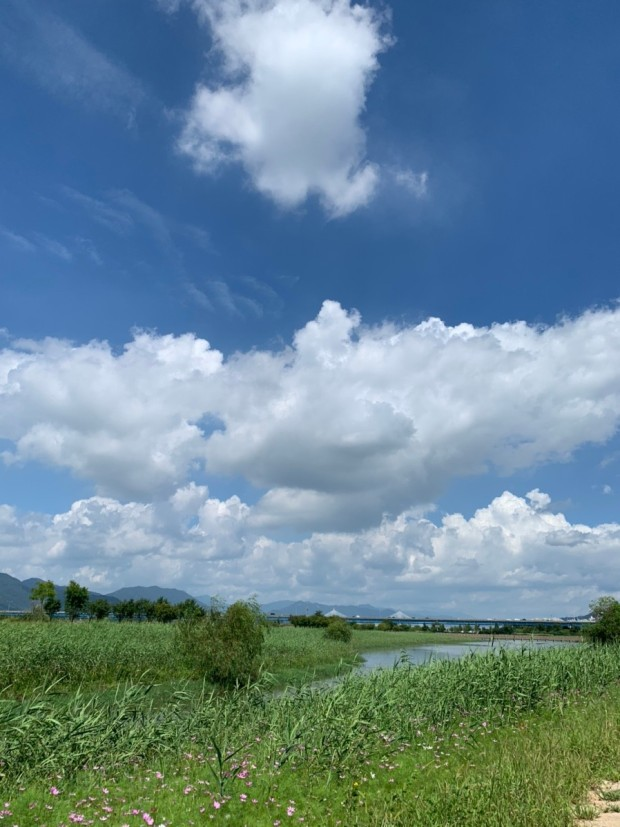
#> input picture studeyarray/images/flip_text.jpg, 620 x 827 px
$ python rgbpractice.py
#> lines starting #> are read from the running program, lines starting #| are printed output that depends on the picture
import numpy as np, cv2

logo = cv2.imread("images/flip_text.jpg", cv2.IMREAD_COLOR)
#> logo is the input picture: shape (827, 620, 3); mean B, G, R 149, 135.4, 105.3
if logo is None: raise Exception("영상 파일 읽기 오류")
blue, green,red = cv2.split(logo)
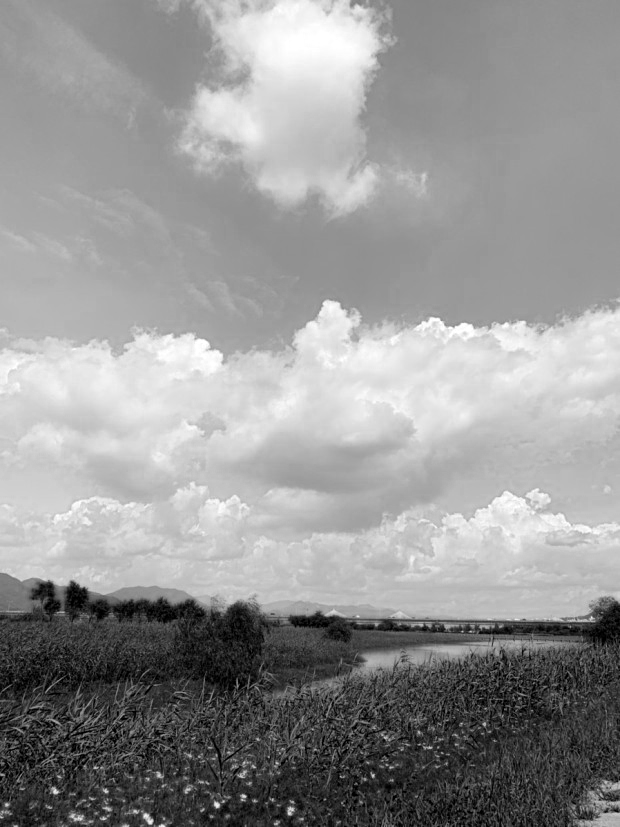
#> blue: shape (827, 620); min 0, max 255, mean 149
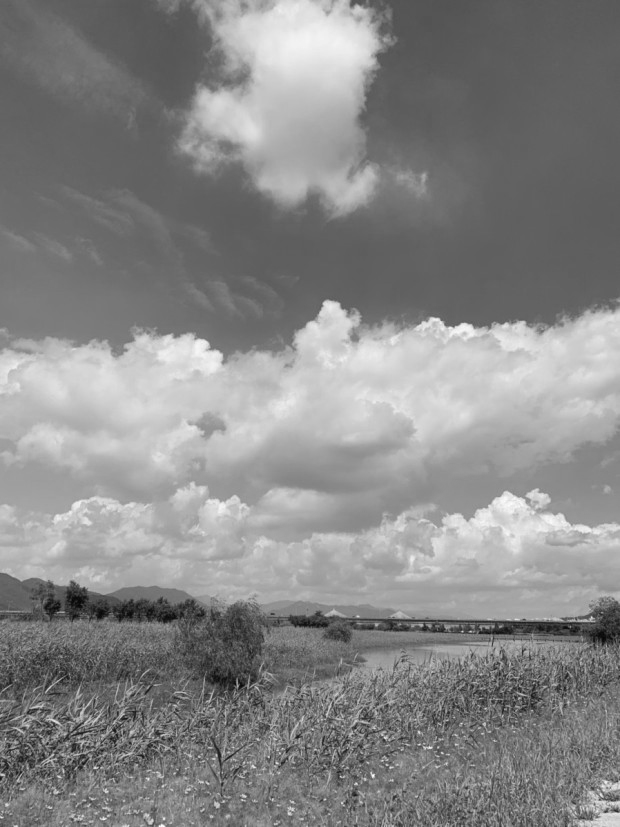
#> green: shape (827, 620); min 4, max 255, mean 135.4
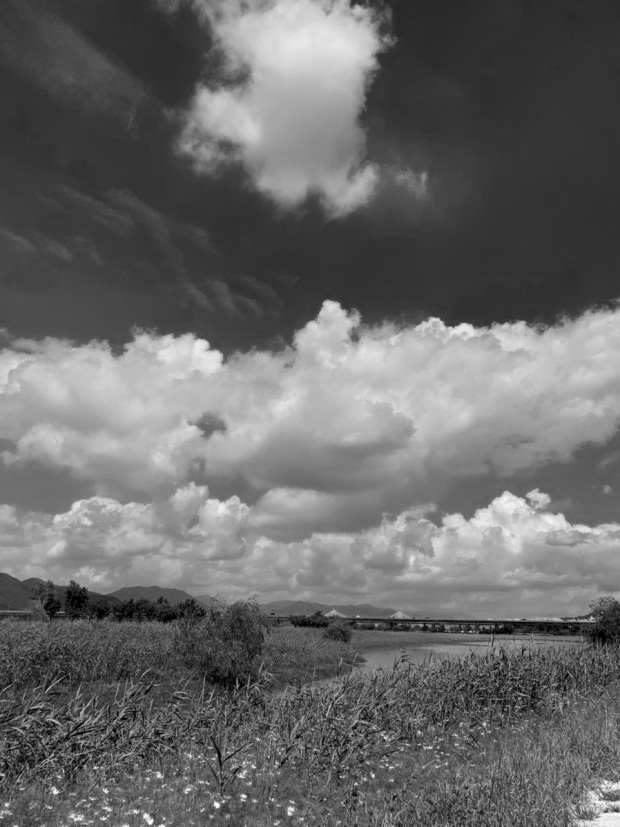
#> red: shape (827, 620); min 0, max 255, mean 105.3
zero = np.zeros(logo.shape[:2], np.uint8)

blue_img = cv2.merge([blue, zero, zero])
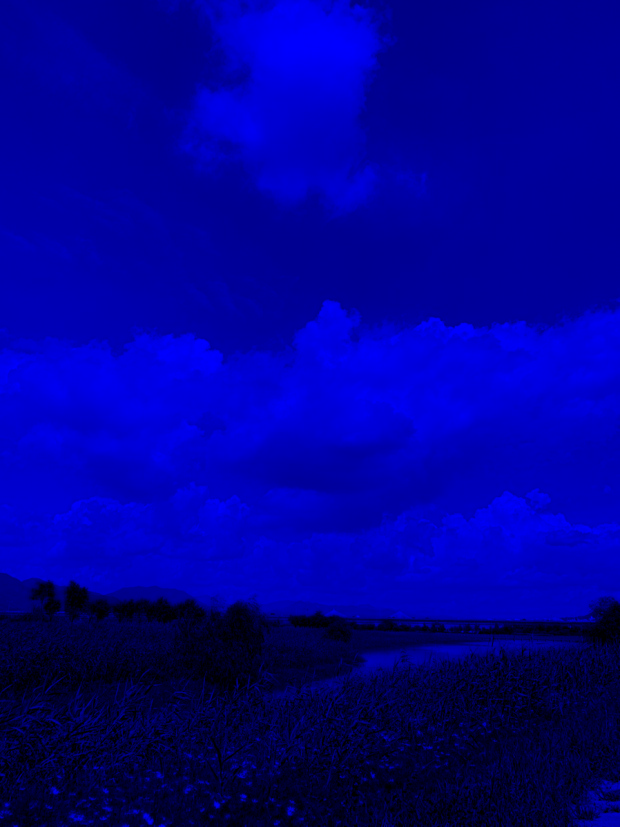
#> blue_img: shape (827, 620, 3); mean of channels 0, 1, 2 149, 0, 0; drawn as B, G, R
green_img = cv2.merge([zero, green, zero])
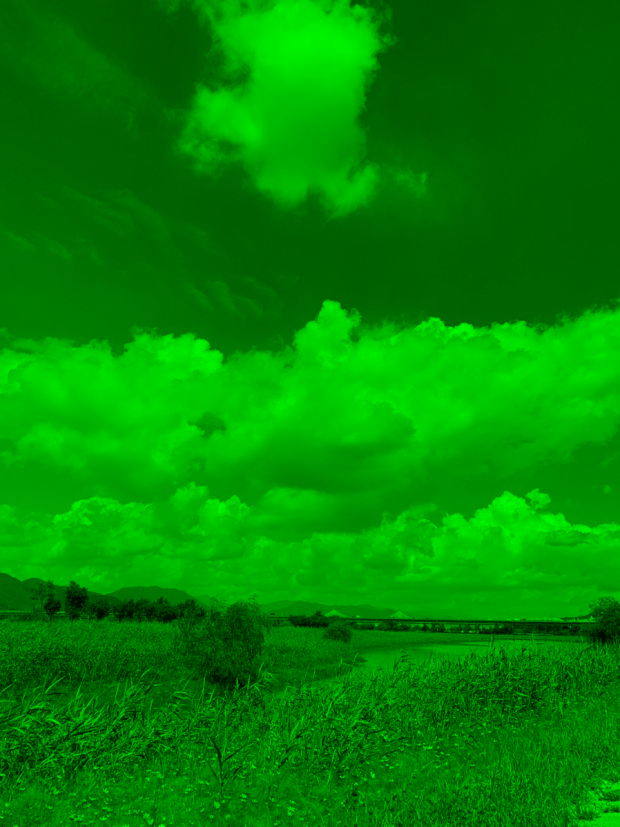
#> green_img: shape (827, 620, 3); mean of channels 0, 1, 2 0, 135.4, 0; drawn as B, G, R
red_img = cv2.merge([zero, zero, red])
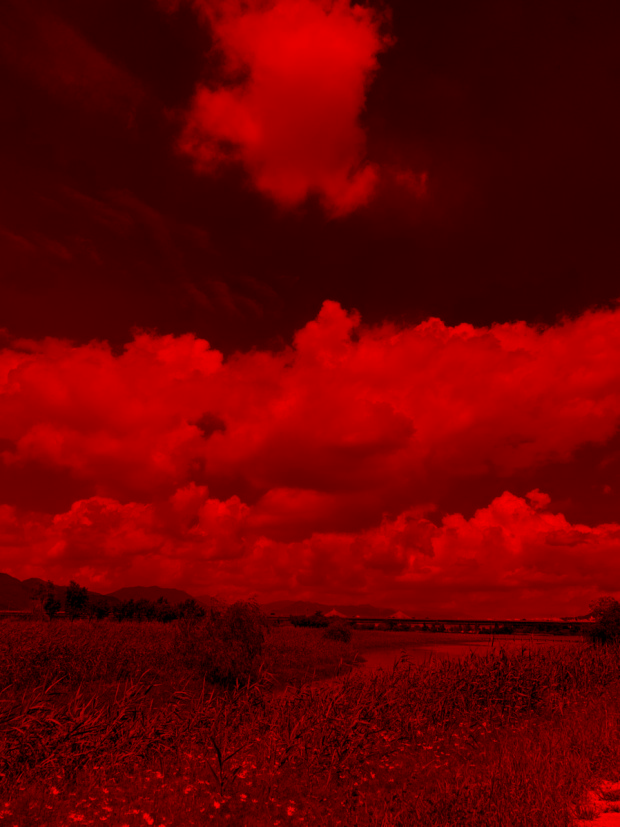
#> red_img: shape (827, 620, 3); mean of channels 0, 1, 2 0, 0, 105.3; drawn as B, G, R


cv2.imshow("logo", logo)
cv2.imshow("zero", zero)
cv2.imshow("blue_img", blue_img)
cv2.imshow("green_img", green_img)
cv2.imshow("red_img", red_img)
cv2.waitKey(0)
